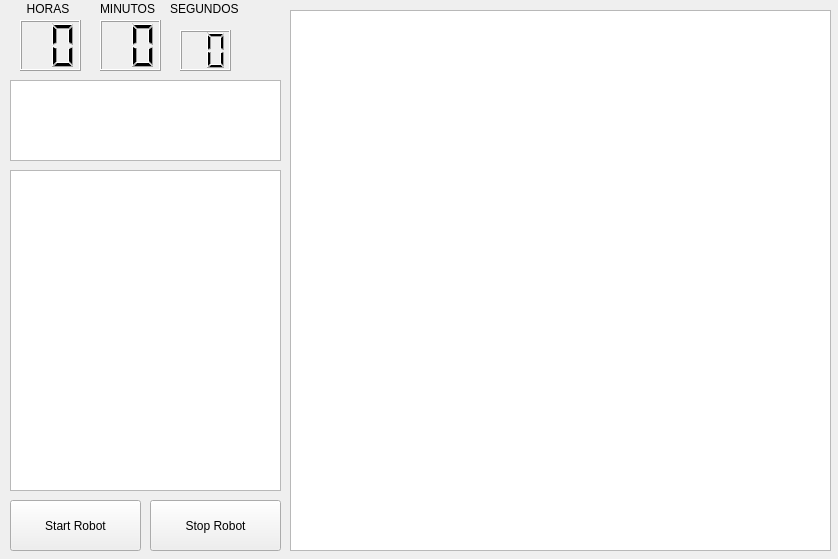
<?xml version="1.0" encoding="UTF-8"?>
<ui version="4.0">
 <class>guiDlg</class>
 <widget class="QWidget" name="guiDlg">
  <property name="geometry">
   <rect>
    <x>0</x>
    <y>0</y>
    <width>838</width>
    <height>559</height>
   </rect>
  </property>
  <property name="windowTitle">
   <string>controller</string>
  </property>
  <widget class="QPushButton" name="Start">
   <property name="geometry">
    <rect>
     <x>10</x>
     <y>500</y>
     <width>131</width>
     <height>51</height>
    </rect>
   </property>
   <property name="text">
    <string>Start Robot</string>
   </property>
  </widget>
  <widget class="QPushButton" name="Stop">
   <property name="geometry">
    <rect>
     <x>150</x>
     <y>500</y>
     <width>131</width>
     <height>51</height>
    </rect>
   </property>
   <property name="text">
    <string>Stop Robot</string>
   </property>
  </widget>
  <widget class="QTextEdit" name="InfoTag">
   <property name="geometry">
    <rect>
     <x>10</x>
     <y>80</y>
     <width>271</width>
     <height>81</height>
    </rect>
   </property>
  </widget>
  <widget class="QGraphicsView" name="Grafico">
   <property name="geometry">
    <rect>
     <x>290</x>
     <y>10</y>
     <width>541</width>
     <height>541</height>
    </rect>
   </property>
  </widget>
  <widget class="QLCDNumber" name="LCDhor">
   <property name="enabled">
    <bool>true</bool>
   </property>
   <property name="geometry">
    <rect>
     <x>20</x>
     <y>20</y>
     <width>61</width>
     <height>51</height>
    </rect>
   </property>
   <property name="accessibleName">
    <string notr="true"/>
   </property>
   <property name="digitCount">
    <number>2</number>
   </property>
  </widget>
  <widget class="QLCDNumber" name="LCDmin">
   <property name="geometry">
    <rect>
     <x>100</x>
     <y>20</y>
     <width>61</width>
     <height>51</height>
    </rect>
   </property>
   <property name="whatsThis">
    <string>&lt;html&gt;&lt;head/&gt;&lt;body&gt;&lt;p&gt;&lt;br/&gt;&lt;/p&gt;&lt;/body&gt;&lt;/html&gt;</string>
   </property>
   <property name="digitCount">
    <number>2</number>
   </property>
  </widget>
  <widget class="QLCDNumber" name="LCDseg">
   <property name="geometry">
    <rect>
     <x>180</x>
     <y>30</y>
     <width>51</width>
     <height>41</height>
    </rect>
   </property>
   <property name="digitCount">
    <number>2</number>
   </property>
  </widget>
  <widget class="QLabel" name="label">
   <property name="geometry">
    <rect>
     <x>20</x>
     <y>0</y>
     <width>66</width>
     <height>17</height>
    </rect>
   </property>
   <property name="text">
    <string>  HORAS</string>
   </property>
  </widget>
  <widget class="QLabel" name="label_2">
   <property name="geometry">
    <rect>
     <x>100</x>
     <y>0</y>
     <width>66</width>
     <height>17</height>
    </rect>
   </property>
   <property name="text">
    <string>MINUTOS</string>
   </property>
  </widget>
  <widget class="QLabel" name="label_3">
   <property name="geometry">
    <rect>
     <x>170</x>
     <y>0</y>
     <width>81</width>
     <height>17</height>
    </rect>
   </property>
   <property name="text">
    <string>SEGUNDOS</string>
   </property>
  </widget>
  <widget class="QTextEdit" name="InfoText">
   <property name="geometry">
    <rect>
     <x>10</x>
     <y>170</y>
     <width>271</width>
     <height>321</height>
    </rect>
   </property>
  </widget>
 </widget>
 <resources/>
 <connections/>
</ui>
